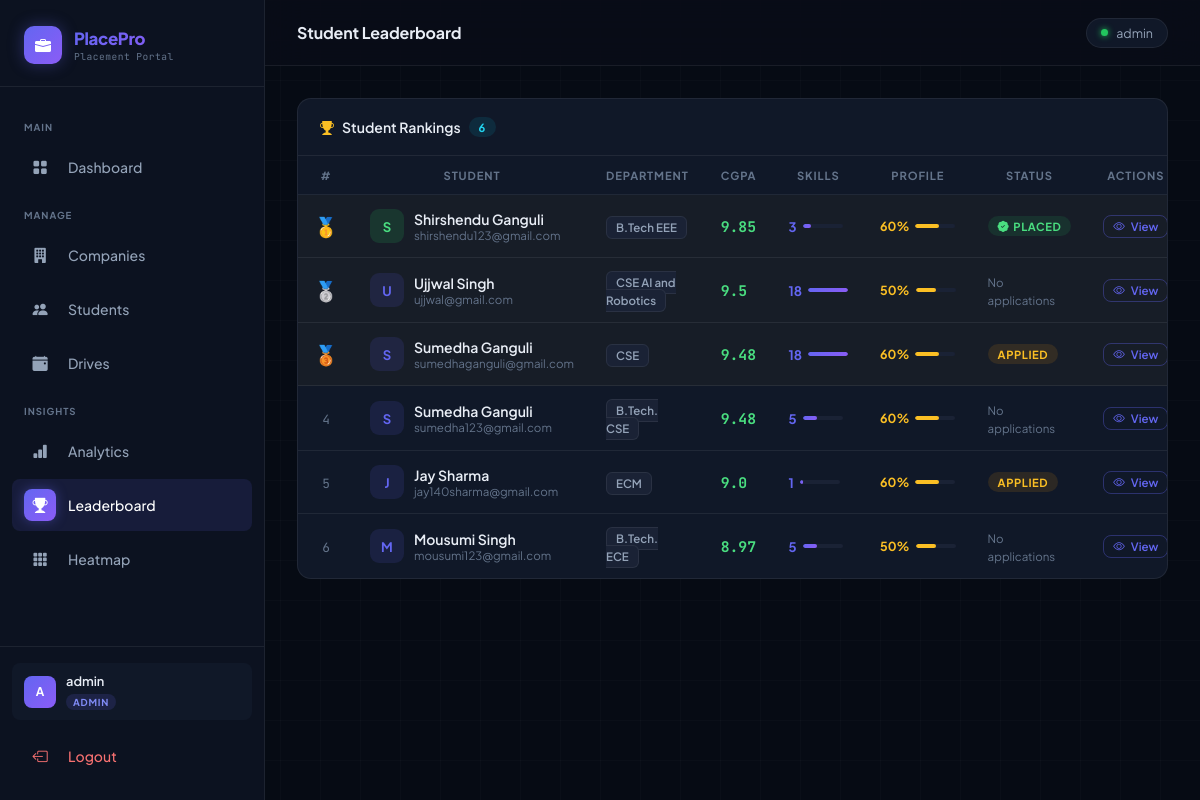
/admin/leaderboard (signed in), run on the app's committed database.
### models.py (models this page shows)
class User(db.Model, UserMixin):
    id = db.Column(db.Integer, primary_key=True)
    username = db.Column(db.String(80), unique=True, nullable=False)
    email = db.Column(db.String(120), unique=True, nullable=False)
    password = db.Column(db.String(200), nullable=False)
    role = db.Column(db.String(20), nullable=False)
    is_active = db.Column(db.Boolean, default=True)
    created_at = db.Column(db.DateTime, default=datetime.utcnow)

class Student(db.Model):
    id              = db.Column(db.Integer, primary_key=True)
    user_id         = db.Column(db.Integer, db.ForeignKey('user.id'), nullable=False)
    full_name       = db.Column(db.String(100))
    phone           = db.Column(db.String(20))
    department      = db.Column(db.String(100))
    cgpa            = db.Column(db.Float)
    skills          = db.Column(db.Text)   # comma-separated skills
    resume_filename = db.Column(db.String(200))
    is_blacklisted  = db.Column(db.Boolean, default=False)
    graduation_year = db.Column(db.Integer)
    about           = db.Column(db.Text)
    linkedin        = db.Column(db.String(200))
    github          = db.Column(db.String(200))
    portfolio_url   = db.Column(db.String(200))
    user            = db.relationship('User', backref='student_profile')

### app.py (the view)
@app.route('/admin/leaderboard')
@login_required
@admin_required
def admin_leaderboard():
    students = Student.query.all()
    def rank_key(s):
        is_placed = any(a.status in ('Selected', 'Placed') for a in s.applications)
        cgpa      = s.cgpa or 0
        skills    = len([x for x in (s.skills or '').split(',') if x.strip()])
        return (not is_placed, -cgpa, -skills)
    students_ranked = sorted(students, key=rank_key)
    return render_template('admin/leaderboard.html', students=students_ranked,
        compute_profile_completeness=compute_profile_completeness)

### app.py (called while the page is built)
@login_manager.user_loader
def load_user(user_id):
    return User.query.get(int(user_id))

def admin_required(f):
    @wraps(f)
    def decorated(*args, **kwargs):
        if not current_user.is_authenticated or current_user.role != 'admin':
            flash('Admin access only.', 'danger')
            return redirect(url_for('login'))
        return f(*args, **kwargs)
    return decorated

### utils.py (called while the page is built)
def compute_profile_completeness(student):
    fields = [
        student.full_name,
        student.phone,
        student.department,
        student.cgpa,
        student.skills,
        student.resume_filename,
        getattr(student, 'graduation_year', None),
        getattr(student, 'about', None),
        getattr(student, 'linkedin', None),
        getattr(student, 'github', None),
    ]
    filled = sum(1 for f in fields if f)
    return round(filled / len(fields) * 100)

### templates/admin/leaderboard.html (shortened to what this page needs)
{% extends 'base.html' %}
{% block page_title %}Student Leaderboard{% endblock %}
{% block content %}
<div class="card fade-up">
  <div class="card-header">
    <div style="display:flex;align-items:center;gap:8px;">
      <i class="bi bi-trophy-fill" style="color:#fbbf24;"></i>
      Student Rankings
      <span class="badge badge-info">{{ students|length }}</span>
    </div>
  </div>
  <div class="table-wrap">
    <table>
      <thead>
        <tr>
          <th style="width:48px;">#</th>
          <th>Student</th>
          <th>Department</th>
          <th>CGPA</th>
          <th>Skills</th>
          <th>Profile</th>
          <th>Status</th>
          <th>Actions</th>
        </tr>
      </thead>
      <tbody>
      {% for student in students %}
      {% set is_placed = student.applications | selectattr('status','in',['Selected','Placed']) | list | length > 0 %}
      {% set skill_count = student.skills.split(',')|length if student.skills else 0 %}
      {% set completeness = compute_profile_completeness(student) %}
      <tr style="{% if loop.index <= 3 %}background:rgba(251,191,36,0.03);{% endif %}">
        <td style="text-align:center;">
          {% if loop.index == 1 %}
          <span style="font-size:1.2rem;">🥇</span>
          {% elif loop.index == 2 %}
          <span style="font-size:1.2rem;">🥈</span>
          {% elif loop.index == 3 %}
          <span style="font-size:1.2rem;">🥉</span>
          {% else %}
          <span style="font-family:'JetBrains Mono',monospace;font-size:0.8rem;color:var(--muted);">{{ loop.index }}</span>
          {% endif %}
        </td>
        <td>
          <div style="display:flex;align-items:center;gap:10px;">
            <div style="width:34px;height:34px;border-radius:9px;flex-shrink:0;
                        background:{% if is_placed %}rgba(34,197,94,0.15){% else %}rgba(99,102,241,0.12){% endif %};
                        display:grid;place-items:center;font-size:0.82rem;
                        color:{% if is_placed %}#4ade80{% else %}var(--accent){% endif %};font-weight:700;">
              {{ student.full_name[0].upper() if student.full_name else '?' }}
            </div>
            <div>
              <div style="font-weight:600;font-size:0.875rem;">{{ student.full_name or student.user.username }}</div>
              <div style="font-size:0.72rem;color:var(--muted);">{{ student.user.email }}</div>
            </div>
          </div>
        </td>
        <td>
          <span style="background:var(--surface2);border:1px solid var(--border);border-radius:6px;
                       padding:3px 9px;font-size:0.72rem;font-weight:600;color:var(--muted2);">
            {{ student.department or '—' }}
          </span>
        </td>
        <td>
          <span style="font-family:'JetBrains Mono',monospace;font-size:0.92rem;font-weight:700;
                       color:{% if student.cgpa and student.cgpa >= 8 %}#4ade80{% elif student.cgpa and student.cgpa >= 6 %}#fbbf24{% else %}var(--muted){% endif %};">
            {{ student.cgpa or '—' }}
          </span>
        </td>
        <td>
          <div style="display:flex;align-items:center;gap:6px;">
            <span style="font-size:0.82rem;font-weight:700;color:var(--accent);">{{ skill_count }}</span>
            <div style="width:40px;height:4px;background:var(--surface2);border-radius:99px;overflow:hidden;">
              <div style="height:100%;width:{{ [skill_count * 7, 100] | min }}%;background:var(--grad);border-radius:99px;"></div>
            </div>
          </div>
        </td>
        <td>
          <div style="display:flex;align-items:center;gap:6px;">
            <span style="font-size:0.78rem;font-weight:700;
                         color:{% if completeness >= 80 %}#4ade80{% elif completeness >= 50 %}#fbbf24{% else %}#f87171{% endif %};">
              {{ completeness }}%
            </span>
            <div style="width:40px;height:4px;background:var(--surface2);border-radius:99px;overflow:hidden;">
              <div style="height:100%;width:{{ completeness }}%;
                           background:{% if completeness >= 80 %}#4ade80{% elif completeness >= 50 %}#fbbf24{% else %}#f87171{% endif %};
                           border-radius:99px;"></div>
            </div>
          </div>
        </td>
        <td>
          {% if is_placed %}
          <span class="badge badge-approved"><i class="bi bi-patch-check-fill"></i> Placed</span>
          {% elif student.applications %}
          <span class="badge badge-pending">Applied</span>
          {% else %}
          <span style="font-size:0.72rem;color:var(--muted);">No applications</span>
          {% endif %}
        </td>
        <td>
          <a href="{{ url_for('admin_view_student', id=student.id) }}" class="btn btn-outline-primary btn-xs">
            <i class="bi bi-eye"></i> View
          </a>
        </td>
      </tr>
      {% endfor %}
      </tbody>
    </table>
  </div>
</div>
{% endblock %}

### templates/base.html (shortened to what this page needs)
<!DOCTYPE html>
<html lang="en">
<head>
    <link href="https://cdn.jsdelivr.net/npm/bootstrap-icons@1.11.0/font/bootstrap-icons.css" rel="stylesheet">
</head>
<body>
    {% if current_user.is_authenticated %}
    <aside class="sidebar">
        <div class="sidebar-brand">
            <div class="brand-icon"><i class="bi bi-briefcase-fill"></i></div>
            <div>
                <div class="brand-name">PlacePro</div>
                <div class="brand-tag">Placement Portal</div>
            </div>
        </div>
        <nav class="sidebar-nav">
            {% if current_user.role == 'admin' %}
            <div class="nav-section-label">Main</div>
            <a href="{{ url_for('admin_dashboard') }}"
                class="nav-link {% if request.endpoint == 'admin_dashboard' %}active{% endif %}">
                <span class="nav-icon"><i class="bi bi-grid-fill"></i></span> Dashboard
            </a>
            <div class="nav-section-label">Manage</div>
            <a href="{{ url_for('admin_companies') }}"
                class="nav-link {% if request.endpoint == 'admin_companies' %}active{% endif %}">
                <span class="nav-icon"><i class="bi bi-building-fill"></i></span> Companies
            </a>
            <a href="{{ url_for('admin_students') }}"
                class="nav-link {% if request.endpoint == 'admin_students' %}active{% endif %}">
                <span class="nav-icon"><i class="bi bi-people-fill"></i></span> Students
            </a>
            <a href="{{ url_for('admin_drives') }}"
                class="nav-link {% if request.endpoint == 'admin_drives' %}active{% endif %}">
                <span class="nav-icon"><i class="bi bi-calendar-event-fill"></i></span> Drives
            </a>
            <div class="nav-section-label">Insights</div>
            <a href="{{ url_for('admin_charts') }}"
                class="nav-link {% if request.endpoint == 'admin_charts' %}active{% endif %}">
                <span class="nav-icon"><i class="bi bi-bar-chart-fill"></i></span> Analytics
            </a>
            <a href="{{ url_for('admin_leaderboard') }}"
                class="nav-link {% if request.endpoint == 'admin_leaderboard' %}active{% endif %}">
                <span class="nav-icon"><i class="bi bi-trophy-fill"></i></span> Leaderboard
            </a>
            <a href="{{ url_for('admin_heatmap') }}"
                class="nav-link {% if request.endpoint == 'admin_heatmap' %}active{% endif %}">
                <span class="nav-icon"><i class="bi bi-grid-3x3-gap-fill"></i></span> Heatmap
            </a>
            {% endif %}
        </nav>
        <div class="sidebar-footer">
            <div class="user-pill" style="margin-bottom:10px;">
                <div class="user-avatar">{{ current_user.username[0].upper() }}</div>
                <div>
                    <div class="user-name">{{ current_user.username }}</div>
                    <span class="role-tag {{ current_user.role }}">{{ current_user.role }}</span>
                </div>
            </div>
            <a href="{{ url_for('logout') }}" class="nav-link danger">
                <span class="nav-icon"><i class="bi bi-box-arrow-left"></i></span> Logout
            </a>
        </div>
    </aside>
    <div class="topbar">
        <div class="page-title">{% block page_title %}{% endblock %}</div>
        <div class="topbar-actions">
            <div class="topbar-chip">
                <div class="online-dot"></div>
                <span style="font-size:0.78rem; color:var(--muted2);">{{ current_user.username }}</span>
            </div>
        </div>
    </div>
    <main class="main-content">
        <div class="page-body">
            {% else %}
            <div class="auth-wrap">
                {% endif %}
                {% block content %}{% endblock %}
                {% if current_user.is_authenticated %}
            </div>
    </main>
    {% else %}
    </div>
    {% endif %}
</body>
</html>

### data on the page
User: username "A", username "admin", role "ADMIN"
Student: full_name "S", full_name "Shirshendu Ganguli", user.email "shirshendu123@gmail.com", department "B.Tech EEE", cgpa "9.85", id "3", {{ [skill_count * 7, 100] | min }} 21 (drawn), completeness "60", shows "PLACED"
Student: full_name "U", full_name "Ujjwal Singh", user.email "ujjwal@gmail.com", department "CSE AI and Robotics", cgpa "9.5", skill_count "18", {{ [skill_count * 7, 100] | min }} 100 (drawn), completeness "50", shows "No applications"
Student: full_name "S", full_name "Sumedha Ganguli", user.email "sumedhaganguli@gmail.com", department "CSE", cgpa "9.48", skill_count "18", {{ [skill_count * 7, 100] | min }} 100 (drawn), completeness "60", shows "APPLIED"
Student: full_name "S", full_name "Sumedha Ganguli", user.email "sumedha123@gmail.com", department "B.Tech. CSE", cgpa "9.48", skill_count "5", {{ [skill_count * 7, 100] | min }} 35 (drawn), completeness "60", shows "No applications"
Student: full_name "J", full_name "Jay Sharma", user.email "jay140sharma@gmail.com", department "ECM", cgpa "9.0", skill_count "1", {{ [skill_count * 7, 100] | min }} 7 (drawn), completeness "60", shows "APPLIED"
Student: full_name "M", full_name "Mousumi Singh", user.email "mousumi123@gmail.com", department "B.Tech. ECE", cgpa "8.97", skill_count "5", {{ [skill_count * 7, 100] | min }} 35 (drawn), completeness "50", shows "No applications"

### other printed values
{{ students|length }} "6"
